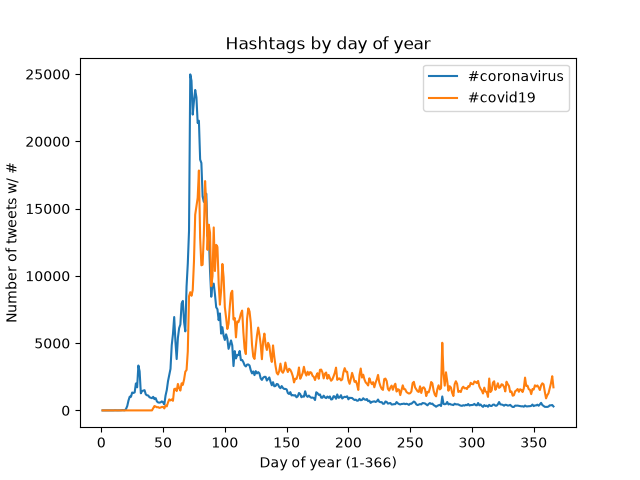

Write Python code to recreate this figure.
#!/usr/bin/env python3

# command line args
import argparse
parser = argparse.ArgumentParser()
parser.add_argument('--keys',nargs='+',required=True)
parser.add_argument('--input_folder',default='outputs')
args = parser.parse_args()

# imports
import os
import json
import matplotlib.pyplot as plt
from collections import Counter,defaultdict

# scan through data in outputs folder
daily = defaultdict(lambda: [])
filenames = sorted(os.listdir(args.input_folder))

for filename in filenames:
    if not filename.endswith('.lang'):
        continue
    path = os.path.join(args.input_folder,filename)
    with open(path) as f:
        tmp = json.load(f)

    for k in args.keys:
        if k in tmp:
            daily[k].append(sum(tmp[k].values()))
        else:
            daily[k].append(0)

# plot one line per input hashtag
for k in args.keys:
    x = range(1,len(daily[k])+1)
    plt.plot(x,daily[k],label=k)

plt.xlabel('Day of year (1-366)')
plt.ylabel('Number of tweets w/ #')
plt.legend()
plt.title('Hashtags by day of year')
plt.savefig('alternative_reduce.png')
